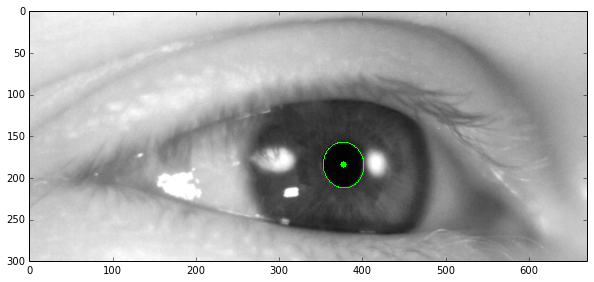
#> input picture Desktop/blink-detection/EYE1.png, 594 x 282 px, given in place of the camera
$ python pupil.py   (older library calls are emulated)
#> lines starting #> are read from the running program, lines starting #| are printed output that depends on the picture; after the words box and inside, x2 and y2 are one past the last pixel; in counts of white or black regions, pixels touching at a corner belong together
import cv2
import numpy as np

cam = cv2.VideoCapture(0)

while(cam.isOpened()):

	ret, image = cam.read()
#> image is the input picture: shape (282, 594, 3); mean B, G, R 174.4, 174.6, 174.4
	if(not(ret)):
		break

	gray = cv2.cvtColor(image, cv2.COLOR_BGR2GRAY)
	retval, thresholded = cv2.threshold(gray, 30, 255, cv2.THRESH_BINARY)
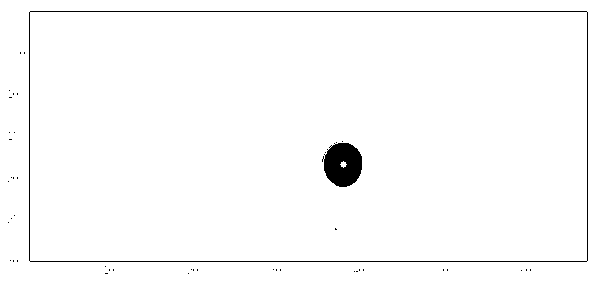
#> thresholded: shape (282, 594); 98.2% white; 45 black regions (43 under 20 px), largest, box (x1, y1, x2, y2) and area: (29, 11, 588, 262) 1612, (322, 143, 362, 187) 1327

	kernel = cv2.getStructuringElement(cv2.MORPH_RECT, (10, 10))
	closed = cv2.erode(cv2.dilate(thresholded, kernel, iterations=1), kernel, iterations=1)
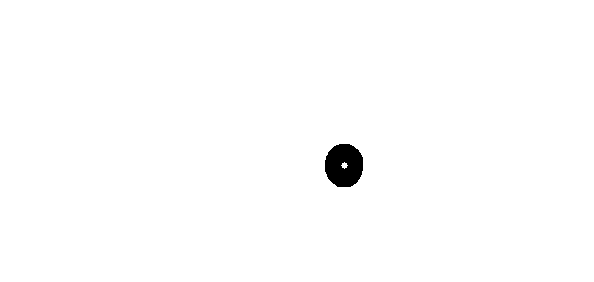
#> closed: shape (282, 594); 99.2% white; 1 black region

	_, contours, hierarchy = cv2.findContours(closed, cv2.RETR_LIST, cv2.CHAIN_APPROX_NONE)
#> contours = 3 contours; box (x1, y1, x2, y2) and area: (0, 0, 594, 282) 166633, (324, 143, 364, 188) 1395, (341, 162, 348, 169) 20

	drawing = np.copy(image)

	for contour in contours:

		if len(contour) < 5:
			continue

		area = cv2.contourArea(contour)

		if area >= 100:
			continue
		bounding_box = cv2.boundingRect(contour)

		extend = area / (bounding_box[2] * bounding_box[3])

		# reject the contours with big extend
		if extend > 0.8:
			continue

		# calculate countour center and draw a dot there
		m = cv2.moments(contour)
		if m['m00'] != 0:
			center = (int(m['m10'] / m['m00']), int(m['m01'] / m['m00']))
			cv2.circle(drawing, center, 3, (0, 255, 0), -1)
			# drawing[center] = [0, 255, 0]

		# fit an ellipse around the contour and draw it into the image
		ellipse = cv2.fitEllipse(contour)
		cv2.ellipse(drawing, box=ellipse, color=(0, 255, 0))
#> this loop made 3 passes
#> (area, bounding_box, extend, ellipse) on pass 1: (20, (341, 162, 7, 7), 0.408, ((344, 165), (5.37, 5.37), 0))
#> area on passes 2 to 3: 1395, 166633
#> drawing: shape (282, 594, 3); 0.01% of pixels changed, all inside (x1, y1, x2, y2) = (342, 163, 348, 169)

	# plt.figure(figsize=(10, 5))
	cv2.imshow("EVE1", drawing)
	key = cv2.waitKey(1) & 0xFF
#> (key q is pressed here)

	# if the `q` key was pressed, break from the loop
	if key == ord("q"):
		break

# do a bit of cleanup
cv2.destroyAllWindows()
